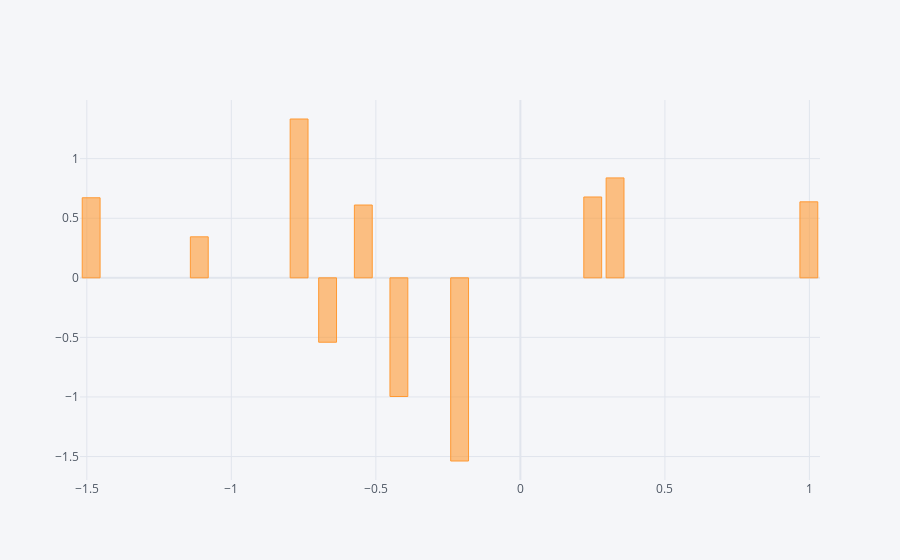

The cell this chart's notebook holds for it:
### Code cell
df.iplot(x='id', y='salary', kind='bar')

### Figure 1 — Plotly figure (JSON) as saved in the notebook; plotly's stock layout.template omitted (floating-point values rounded to 4 significant figures)
{"data": [{"marker": {"color": "rgba(255, 153, 51, 0.6)", "line": {"color": "rgba(255, 153, 51, 1.0)", "width": 1}}, "name": "salary", "orientation": "v", "text": "", "type": "bar", "x": [-1.111, -1.485, -0.2102, -0.7655, 0.2503, -0.4203, -0.5433, 0.3276, 0.998, -0.6669], "y": [0.3441, 0.6717, -1.537, 1.333, 0.6784, -0.996, 0.611, 0.8384, 0.6376, -0.5405]}], "layout": {"legend": {"bgcolor": "#F5F6F9", "font": {"color": "#4D5663"}}, "paper_bgcolor": "#F5F6F9", "plot_bgcolor": "#F5F6F9", "title": {"font": {"color": "#4D5663"}}, "xaxis": {"gridcolor": "#E1E5ED", "showgrid": true, "tickfont": {"color": "#4D5663"}, "title": {"font": {"color": "#4D5663"}, "text": ""}, "zerolinecolor": "#E1E5ED"}, "yaxis": {"gridcolor": "#E1E5ED", "showgrid": true, "tickfont": {"color": "#4D5663"}, "title": {"font": {"color": "#4D5663"}, "text": ""}, "zerolinecolor": "#E1E5ED"}}}
